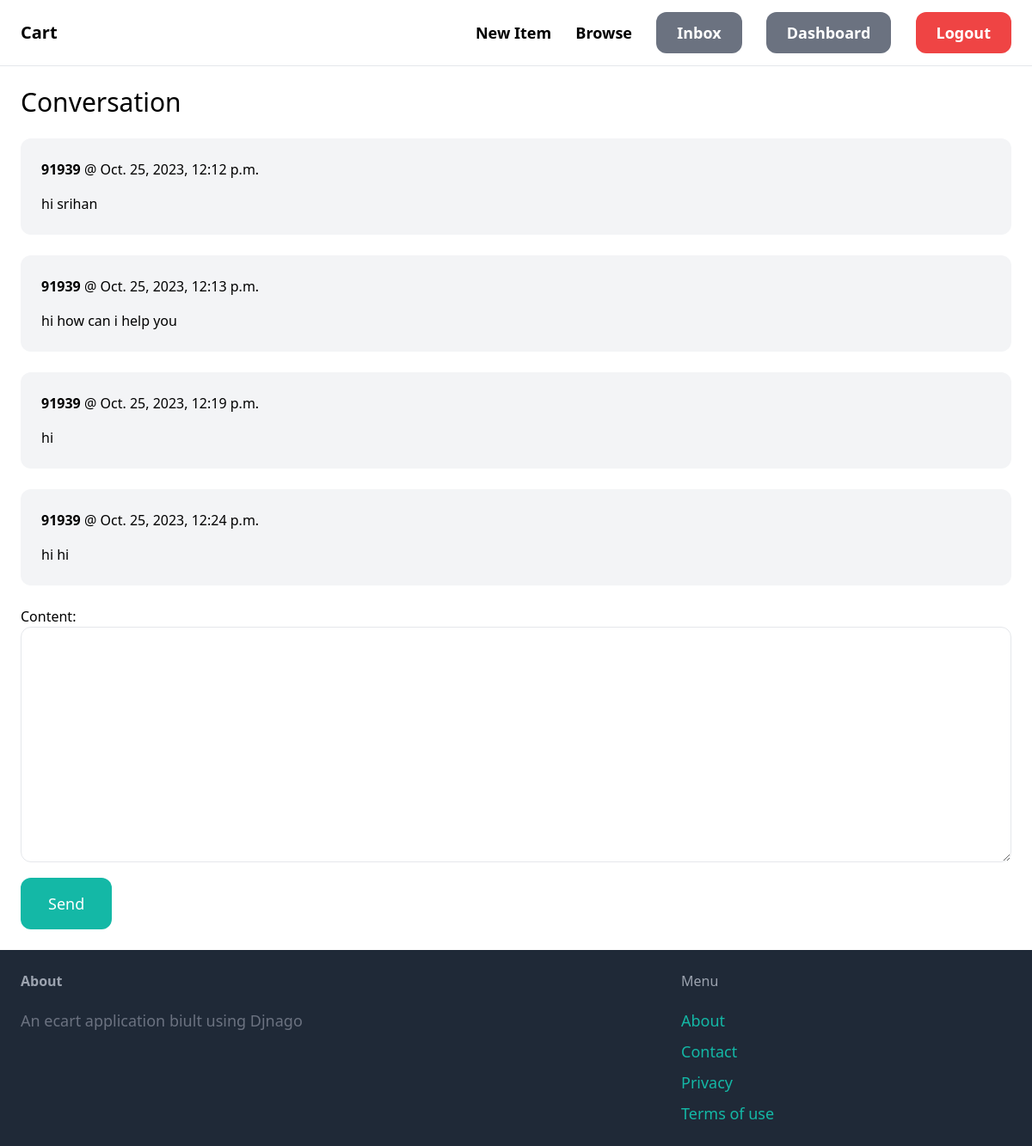
The page /inbox/6/ (signed in) on the database its author committed.
### conversation/models.py (models this page shows)
class ConversationMessage(models.Model):
    conversation = models.ForeignKey(Conversation, related_name='messages', on_delete=models.CASCADE)
    content = models.TextField()
    created_at = models.DateTimeField(auto_now_add=True)
    created_by = models.ForeignKey(User, related_name='created_messages', on_delete=models.CASCADE)

### conversation/views.py (the view)
# urls.py: path('<int:pk>/', views.detail, name='detail'),
@login_required
def detail(request, pk):
    conversation = Conversation.objects.filter(members__in={request.user.id}).get(pk=pk)
    if request.method == 'POST':
        form = ConversationMessageForm(request.POST)
        if form.is_valid():
            conversation_message = form.save(commit=False)
            conversation_message.conversation = conversation
            conversation_message.created_by = request.user
            conversation_message.save()
            conversation.save()
            return redirect('conversation:detail', pk=pk)
    else:
        form = ConversationMessageForm()
    return render(request, 'conversation/detail.html', {
        'conversation': conversation,
        'form': form
    })

### conversation/forms.py
class ConversationMessageForm(forms.ModelForm):
    class Meta:
        model = ConversationMessage
        fields = ('content',)
        widgets = {
            'content': forms.Textarea(attrs={
                'class': 'w-full py-4 px-6 rounded-xl border'
            })
            }

### conversation/templates/conversation/detail.html (shortened to what this page needs)
{% extends 'html/base.html' %}
{% block content %}
    <h1 class="mb-6 text-3xl">Conversation</h1>
    <div class="space-y-6">
        {% for message in conversation.messages.all %}
            <div class="p-6 {% if message.created_by == request.user %} bg-blue-100{% else %} bg-gray-100 {% endif %} flex bg-gray-100 rounded-xl">
                <div>
                    <p class="mb-4"><strong>{{ message.created_by.username }}</strong> @ {{ message.created_at }}</p>
                    <p>{{ message.content }}</p>
                </div>
            </div>
        {% endfor %}
    </div>
    <form action="." method="post" class="mt-6">
        {{ form.as_p }}
        <button class="py-4 px-8 mt-3 text-lg bg-teal-500 hover:bg-teal-700 rounded-xl text-white">Send</button>
    </form>
{% endblock %}

### rows shown on the page
ConversationMessage: created_by.username "91939", created_at "Oct. 25, 2023, 12:12 p.m.", content "hi srihan"
ConversationMessage: created_by.username "91939", created_at "Oct. 25, 2023, 12:13 p.m.", content "hi how can i help you"
ConversationMessage: created_by.username "91939", created_at "Oct. 25, 2023, 12:19 p.m.", content "hi"
ConversationMessage: created_by.username "91939", created_at "Oct. 25, 2023, 12:24 p.m.", content "hi hi"
